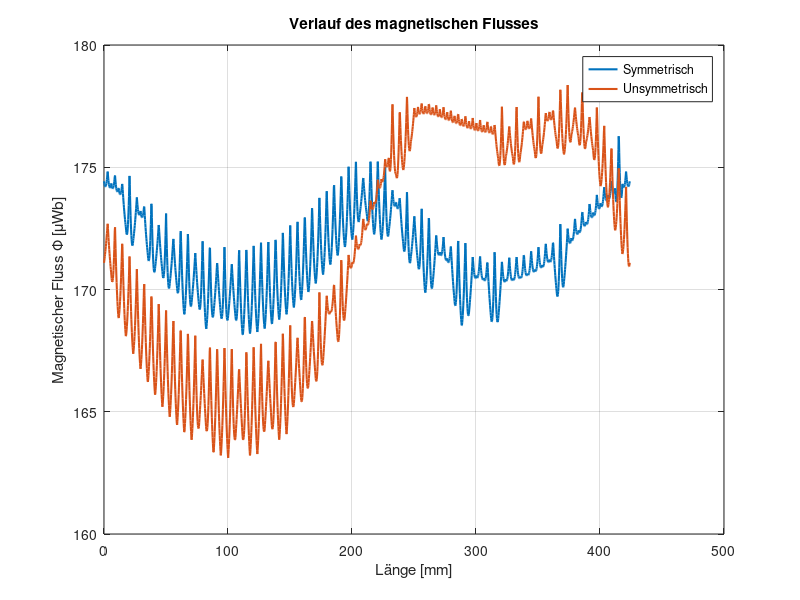

Recreate this plot in MATLAB.
% 1. Fläche definieren
A_mm2 = 10 * 30;       % Fläche in mm^2 (300 mm^2)
A_m2 = A_mm2 * 1e-6;   % Umrechnung in m^2 für die Formel (Phi = B * A)

% 2. Dateien einlesen
% MATLABs 'load' Befehl ignoriert Zeilen mit %, das passt also perfekt für deine Dateien
data_sym = load('wandler.sym.0.txt');
data_unsym = load('wandler.unsym.0.txt');

% 3. Spalten zuweisen (Spalte 1: Länge, Spalte 2: B-Feld)
len_sym = data_sym(:, 1);
B_sym = data_sym(:, 2);

len_unsym = data_unsym(:, 1);
B_unsym = data_unsym(:, 2);

% 4. Magnetischen Fluss berechnen (Phi = B * A)
Phi_sym = B_sym * A_m2;
Phi_unsym = B_unsym * A_m2;

% 5. Plotten
figure;
plot(len_sym, Phi_sym * 1e6, 'LineWidth', 1.5, 'DisplayName', 'Symmetrisch'); 
hold on;
plot(len_unsym, Phi_unsym * 1e6, 'LineWidth', 1.5, 'DisplayName', 'Unsymmetrisch');

% Beschriftung
xlabel('Länge [mm]');
ylabel('Magnetischer Fluss \Phi [\muWb]'); % Anzeige in Mikro-Weber
title('Verlauf des magnetischen Flusses');
legend show;
grid on;